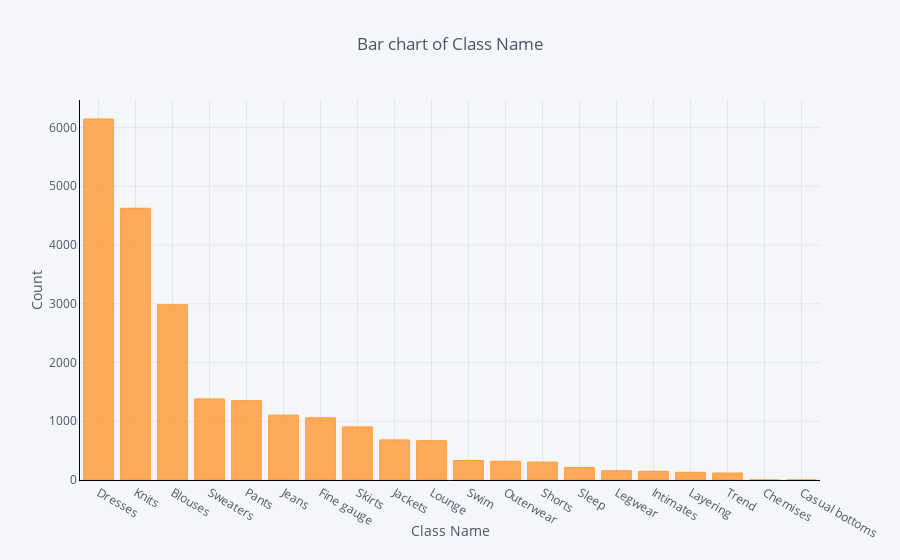

Notebook code for this chart:
### Markdown cell above
Positive shift of distribution curve --> Most of reviews have positive sentiment

### Code cell
df.groupby('Class Name').count()['Clothing ID'].sort_values(ascending=False).iplot(kind='bar', yTitle='Count', linecolor='black', opacity=0.8,title='Bar chart of Class Name', xTitle='Class Name')

### Figure 1 — Plotly figure (JSON) as saved in the notebook; plotly's stock layout.template omitted (floating-point values rounded to 4 significant figures)
{"data": [{"marker": {"color": "rgba(255, 153, 51, 0.8)", "line": {"color": "rgba(255, 153, 51, 1.0)", "width": 1}}, "name": "Clothing ID", "orientation": "v", "text": "", "type": "bar", "uid": "304a9aea-bde8-4828-ac6d-ce2bda6d7f87", "x": ["Dresses", "Knits", "Blouses", "Sweaters", "Pants", "Jeans", "Fine gauge", "Skirts", "Jackets", "Lounge", "Swim", "Outerwear", "Shorts", "Sleep", "Legwear", "Intimates", "Layering", "Trend", "Chemises", "Casual bottoms"], "y": [6145, 4626, 2983, 1380, 1350, 1104, 1059, 903, 683, 669, 332, 319, 304, 214, 158, 147, 132, 118, 1, 1]}], "layout": {"legend": {"bgcolor": "#F5F6F9", "font": {"color": "#4D5663"}}, "paper_bgcolor": "#F5F6F9", "plot_bgcolor": "#F5F6F9", "title": {"font": {"color": "#4D5663"}, "text": "Bar chart of Class Name"}, "xaxis": {"gridcolor": "#E1E5ED", "linecolor": "black", "showgrid": true, "tickfont": {"color": "#4D5663"}, "title": {"font": {"color": "#4D5663"}, "text": "Class Name"}, "zerolinecolor": "#E1E5ED"}, "yaxis": {"gridcolor": "#E1E5ED", "linecolor": "black", "showgrid": true, "tickfont": {"color": "#4D5663"}, "title": {"font": {"color": "#4D5663"}, "text": "Count"}, "zerolinecolor": "#E1E5ED"}}}
